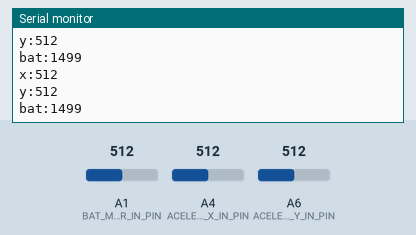
This sketch was run on a simulated Arduino Nano, built with avr-gcc and run on an emulated ATmega328P. Shown: the last lines printed to the serial monitor. The inputs (shaded band) are chosen by the test bench; at power-on: A1 (BAT_METER_IN_PIN) = 512, A4 (ACELEROMETER_X_IN_PIN) = 512, A6 (ACELEROMETER_Y_IN_PIN) = 512.

Above: at 1.3 s.
1.4 s: A1 (BAT_METER_IN_PIN) set to 716
At 1.82 s:
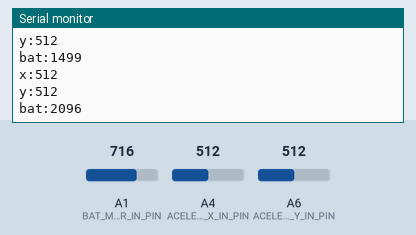
2.9 s: A4 (ACELEROMETER_X_IN_PIN) set to 716
At 3.32 s:
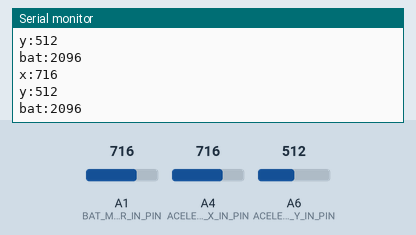
4.4 s: A6 (ACELEROMETER_Y_IN_PIN) set to 716
At 4.82 s:
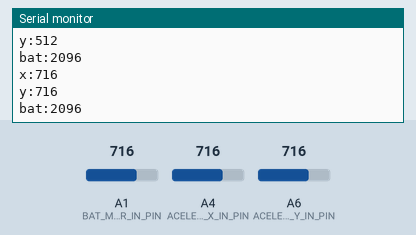
5.9 s: A1 (BAT_METER_IN_PIN) set to 900
At 6.33 s:
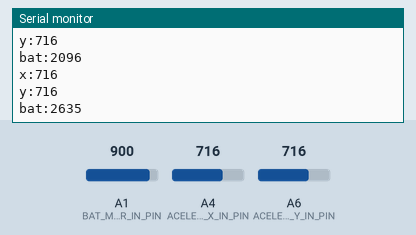
7.4 s: A4 (ACELEROMETER_X_IN_PIN) set to 900
At 7.83 s:
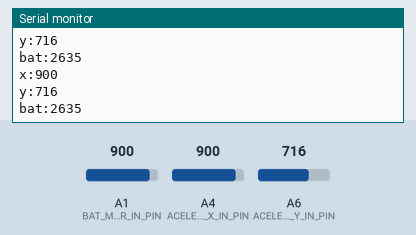
8.9 s: A6 (ACELEROMETER_Y_IN_PIN) set to 900
At 9.33 s:
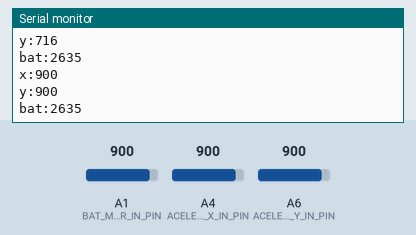
Timing chart, 0 to 11.4 s (numbered marks = the images above; inputs shaded):
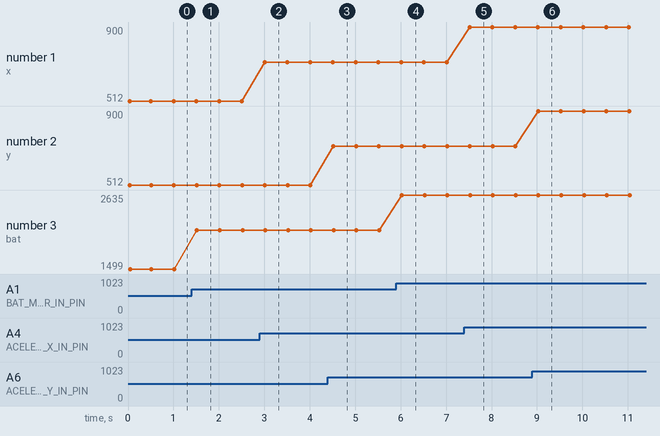

The sketch:

CALIBRACAO_ACELEROMETRO_BAT.pde
```cpp
#define ACELEROMETER_X_IN_PIN A4 //ANALOGIC
#define ACELEROMETER_Y_IN_PIN A6 //ANALOGIC
#define BAT_METER_IN_PIN A1 //MEDIDOR_BATERIA

void setup()
{
  Serial.begin(9600);
  //GPS PORT
  //Serial1.begin(9600);

  Serial.println("CALIBRACAO DO ACELEROMETRO");

  Serial.println("Loop");
}

void loop()
{
 int leituraX = analogRead(ACELEROMETER_X_IN_PIN);
 Serial.print("x:");
 Serial.println(leituraX);

 int leituraY =  analogRead(ACELEROMETER_Y_IN_PIN);
 Serial.print("y:");
 Serial.println(leituraY);

  int bat =  analogRead(BAT_METER_IN_PIN);

 int batMeter = map(bat, 0, 1023, 0, 2996);
 Serial.print("bat:");
 Serial.println(batMeter);

 delay(500);

}
```

Measured:
- after the input at 1.4 s, the serial monitor: prints a new line after 0.12 s (image 1)
- after the input at 2.9 s, the serial monitor: prints a new line after 0.11 s (image 2)
- after the input at 4.4 s, the serial monitor: prints a new line after 0.12 s (image 3)
- after the input at 5.9 s, the serial monitor: prints a new line after 0.13 s (image 4)
- after the input at 7.4 s, the serial monitor: prints a new line after 0.12 s (image 5)
- after the input at 8.9 s, the serial monitor: prints a new line after 0.13 s (image 6)
- plotted number 1: 512 → 716 after the input at 2.9 s, 716 → 900 after the input at 7.4 s
- plotted number 3: 1499 → 2096 after the input at 1.4 s, 2096 → 2635 after the input at 5.9 s
